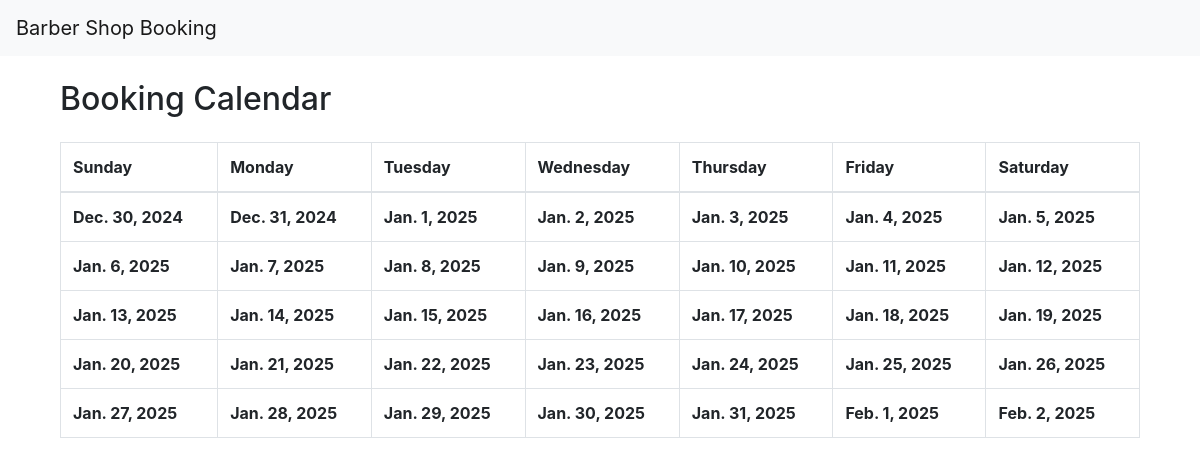
/calendar/, run on an earlier commit of the app's database.
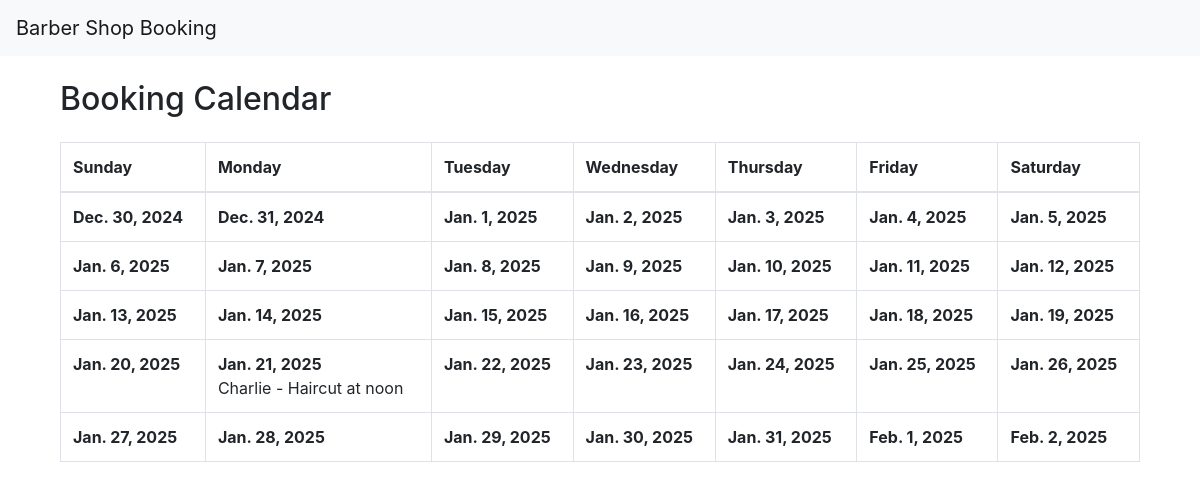
And on a later commit of the database.
### bookings/models.py (models this page shows, shortened)
class Booking(models.Model):
    customer_name = models.CharField(max_length=100)
    barber = models.ForeignKey(Barber, on_delete=models.CASCADE)
    service = models.ForeignKey(Service, on_delete=models.CASCADE)
    date = models.DateField()
    time = models.TimeField()

class Service(models.Model):
    name = models.CharField(max_length=100)
    duration = models.DurationField(help_text="Duration of the service (e.g., 00:30:00 for 30 minutes)")
    price = models.DecimalField(max_digits=6, decimal_places=2)

### bookings/views.py (the view)
# urls.py: path('calendar/', views.booking_calendar, name='booking_calendar'),
def booking_calendar(request):
    today = date.today()
    month_calendar = calendar.Calendar().monthdatescalendar(today.year, today.month)
    calendar_data = []
    for week in month_calendar:
        week_data = []
        for day in week:
            day_bookings = Booking.objects.filter(date=day)
            week_data.append({'day': day, 'bookings': day_bookings})
        calendar_data.append(week_data)
    return render(request, 'bookings/booking_calendar.html', {'calendar': calendar_data})

### bookings/templates/bookings/booking_calendar.html
{% extends 'base.html' %}
{% block content %}
  <div class="container mt-4">
    <h2>Booking Calendar</h2>
    <div class="calendar mt-4">
      <table class="table table-bordered">
        <thead>
          <tr>
            <th>Sunday</th>
            <th>Monday</th>
            <th>Tuesday</th>
            <th>Wednesday</th>
            <th>Thursday</th>
            <th>Friday</th>
            <th>Saturday</th>
          </tr>
        </thead>
        <tbody>
          {% for week in calendar %}
            <tr>
              {% for day in week %}
                <td>
                  <div class="day">
                    <strong>{{ day.day }}</strong>
                    {% for booking in day.bookings %}
                      <div class="booking">
                        {{ booking.customer_name }} - {{ booking.service.name }} at {{ booking.time }}
                      </div>
                    {% endfor %}
                  </div>
                </td>
              {% endfor %}
            </tr>
          {% endfor %}
        </tbody>
      </table>
    </div>
  </div>
{% endblock %}

What changed in the data, as far as the page shows it:
now on this page (row edited): Booking: customer_name "Charlie", service.name "Haircut", time "noon"
